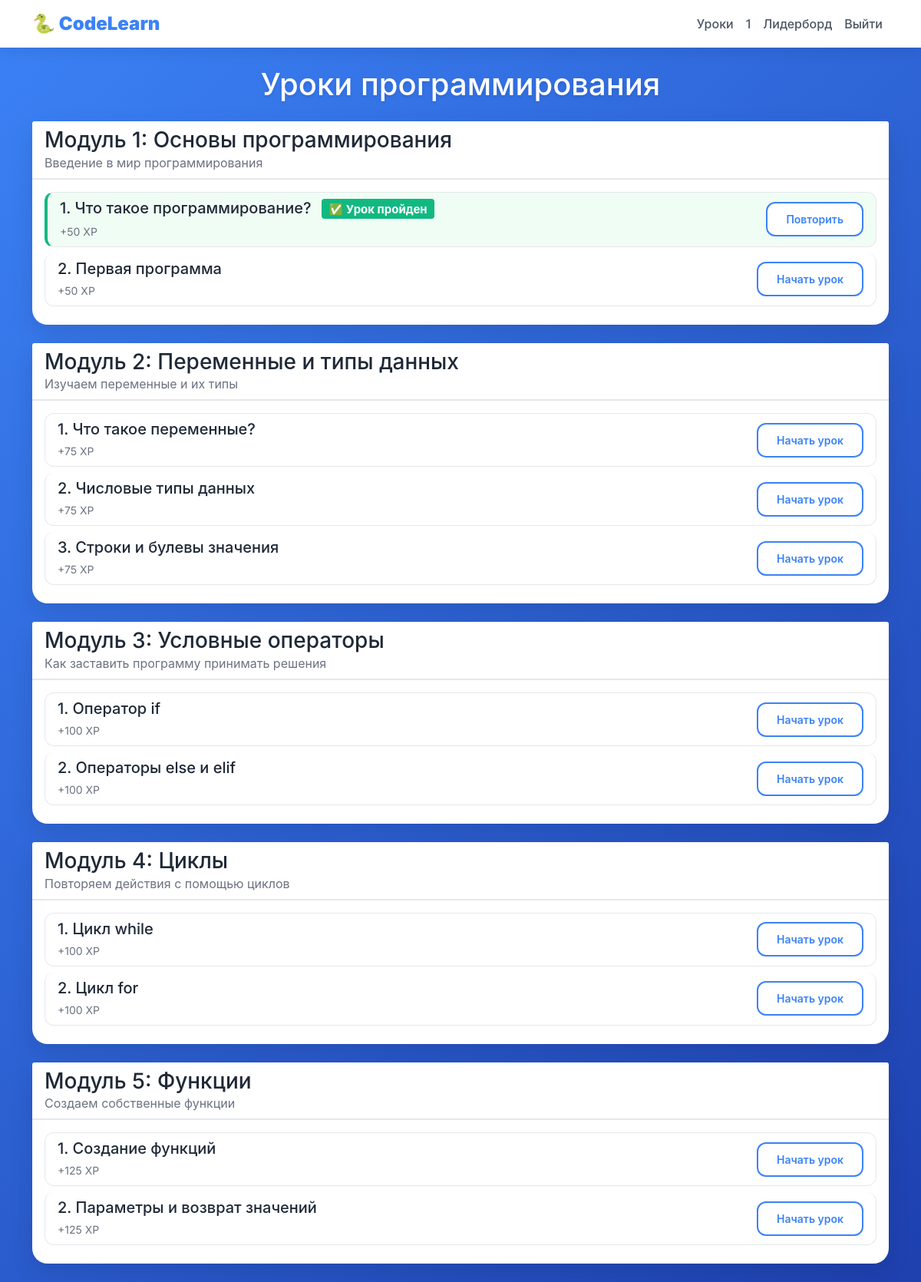
/lessons (signed in), run on the app's committed database.
### data/users.py (models this page shows, shortened)
class User(SqlAlchemyBase, UserMixin, SerializerMixin):
    __tablename__ = 'users'
    id = sqlalchemy.Column(sqlalchemy.Integer, primary_key=True, autoincrement=True)
    name = sqlalchemy.Column(sqlalchemy.String, nullable=True)
    about = sqlalchemy.Column(sqlalchemy.String, nullable=True)
    email = sqlalchemy.Column(sqlalchemy.String, index=True, unique=True, nullable=True)
    hashed_password = sqlalchemy.Column(sqlalchemy.String, nullable=True)
    age = sqlalchemy.Column(sqlalchemy.Integer, default=12)
    created_date = sqlalchemy.Column(sqlalchemy.DateTime, default=datetime.datetime.now)
    progress = orm.relationship('UserProgress', back_populates='user', uselist=False)
    achievements = orm.relationship('UserAchievement', back_populates='user')
    quiz_answers = orm.relationship('UserQuizAnswer', back_populates='user')
    task_solutions = orm.relationship('TaskSolution', back_populates='user')

### data/module.py (models this page shows)
class Module(SqlAlchemyBase, SerializerMixin):
    __tablename__ = 'modules'
    id = sqlalchemy.Column(sqlalchemy.Integer, primary_key=True, autoincrement=True)
    name = sqlalchemy.Column(sqlalchemy.String, nullable=False)
    description = sqlalchemy.Column(sqlalchemy.Text)
    order = sqlalchemy.Column(sqlalchemy.Integer, default=0)
    lessons = orm.relationship('Lesson', back_populates='module')

### data/lesson.py (models this page shows)
class Lesson(SqlAlchemyBase, SerializerMixin):
    __tablename__ = 'lessons'
    id = sqlalchemy.Column(sqlalchemy.Integer, primary_key=True, autoincrement=True)
    title = sqlalchemy.Column(sqlalchemy.String, nullable=False)
    content = sqlalchemy.Column(sqlalchemy.Text, nullable=False)
    order = sqlalchemy.Column(sqlalchemy.Integer, default=0)
    xp_reward = sqlalchemy.Column(sqlalchemy.Integer, default=50)
    created_date = sqlalchemy.Column(sqlalchemy.DateTime, default=datetime.datetime.now)
    module_id = sqlalchemy.Column(sqlalchemy.Integer, sqlalchemy.ForeignKey('modules.id'))
    module = orm.relationship('Module')
    quizzes = orm.relationship('Quiz', back_populates='lesson')
    tasks = orm.relationship('Task', back_populates='lesson')

### main.py (the view)
@app.route('/lessons')
@login_required
def lessons():
    db_sess = get_db()
    modules = db_sess.query(Module).order_by(Module.order).all()
    progress = db_sess.query(UserProgress).filter(UserProgress.user_id == current_user.id).first()
    completed_lessons = set(progress.completed_lessons.split(',')) if progress and progress.completed_lessons else set()
    return render_template("lessons.html", modules=modules, completed_lessons=completed_lessons)

### data/db_session.py (called while the page is built)
def create_session() -> Session:
    global __factory
    return __factory()

### main.py (called while the page is built)
@app.teardown_appcontext
def shutdown_session(exception=None):
    db_sess = getattr(g, '_db_session', None)
    if db_sess:
        db_sess.close()

def get_db():
    if not hasattr(g, '_db_session'):
        g._db_session = db_session.create_session()
    return g._db_session

@login_manager.user_loader
def load_user(user_id):
    db_sess = get_db()
    return db_sess.get(User, user_id)

### templates/lessons.html (shortened to what this page needs)
{% extends "base.html" %}
{% block content %}
<h1 class="text-center mb-4" style="color: white; text-shadow: 0 2px 4px rgba(0,0,0,0.1);">Уроки программирования</h1>
{% for module in modules %}
<div class="card mb-4">
    <div class="card-header" style="background: white; border-bottom: 2px solid #e5e7eb;">
        <h3 class="mb-0">Модуль {{ module.order }}: {{ module.name }}</h3>
        <p class="text-muted mb-0">{{ module.description }}</p>
    </div>
    <div class="card-body">
        <div class="list-group">
            {% for lesson in module.lessons %}
                <div class="list-group-item {% if lesson.id|string in completed_lessons %}lesson-completed{% endif %}">
                    <div class="d-flex justify-content-between align-items-center">
                        <div>
                            <h5 class="mb-1">
                                {{ lesson.order }}. {{ lesson.title }}
                                {% if lesson.id|string in completed_lessons %}
                                    <span class="badge bg-success ms-2">✅ Урок пройден</span>
                                {% endif %}
                            </h5>
                            <small class="text-muted">+{{ lesson.xp_reward }} XP</small>
                        </div>
                        <a href="/lesson/{{ lesson.id }}" class="btn btn-primary btn-sm">
                            {% if lesson.id|string in completed_lessons %}
                                Повторить
                            {% else %}
                                Начать урок
                            {% endif %}
                        </a>
                    </div>
                </div>
            {% endfor %}
        </div>
    </div>
</div>
{% endfor %}
{% endblock %}

### templates/base.html (shortened to what this page needs)
<!DOCTYPE html>
<html lang="ru">
<head>
    <link href="https://cdn.jsdelivr.net/npm/bootstrap@5.1.3/dist/css/bootstrap.min.css" rel="stylesheet">
</head>
<body>
    <div class="code-bg" id="codeBg"></div>
    <nav class="navbar navbar-expand-lg navbar-light">
        <div class="container">
            <a class="navbar-brand" href="/">
                <strong>🐍 CodeLearn</strong>
            </a>
            <div class="collapse navbar-collapse" id="navbarNav">
                <ul class="navbar-nav ms-auto">
                    {% if current_user.is_authenticated %}
                        <li class="nav-item">
                            <a class="nav-link" href="/lessons">Уроки</a>
                        </li>
                        <li class="nav-item">
                            <a class="nav-link" href="/profile">{{ current_user.name }}</a>
                        </li>
                        <li class="nav-item">
                            <a class="nav-link" href="/leaderboard">Лидерборд</a>
                        </li>
                        <li class="nav-item">
                            <a class="nav-link" href="/logout">Выйти</a>
                        </li>
                    {% endif %}
                </ul>
            </div>
        </div>
    </nav>
    <div class="container mt-4" style="position: relative; z-index: 10;">
        {% block content %}{% endblock %}
    </div>
</body>
</html>

### templates/base.html (style rules this page uses)
* { margin: 0; padding: 0; box-sizing: border-box; }
body { background: linear-gradient(135deg, #3b82f6 0%, #1e40af 100%); min-height: 100vh; font-family: 'Inter', -apple-system, BlinkMacSystemFont, sans-serif; position: relative; }
.code-bg { position: fixed; top: 0; left: 0; width: 100%; height: 100%; pointer-events: none; z-index: 0; overflow: hidden; font-family: 'Courier New', monospace; font-size: 14px; color: rgba(255, 255, 255, 0.2); }
.navbar { background: white !important; box-shadow: 0 4px 20px rgba(0,0,0,0.1); position: relative; z-index: 10; }
.navbar-brand { color: #3b82f6 !important; font-weight: bold; font-size: 1.5rem; }
.nav-link { color: #4b5563 !important; font-weight: 500; transition: color 0.3s ease; }
.card { background: white; border-radius: 20px; border: none; box-shadow: 0 10px 30px rgba(0,0,0,0.1); transition: transform 0.3s, box-shadow 0.3s; position: relative; z-index: 10; }
.btn-primary { background: white; border: 2px solid #3b82f6; color: #3b82f6; font-weight: 600; padding: 10px 24px; border-radius: 12px; transition: all 0.3s ease; }
.list-group-item { background: white; border: 1px solid #e5e7eb; border-radius: 12px !important; margin-bottom: 8px; transition: all 0.3s ease; }
.badge.bg-success { background: #10b981 !important; color: white; }
.text-muted { color: #6b7280 !important; }
.lesson-completed { background: #f0fdf4; border-left: 4px solid #10b981; }
h1, h2, h3, h4, h5 { color: #1f2937; }

### data on the page
User: name "1"
Module: order "1", name "Основы программирования", description "Введение в мир программирования"
Lesson: order "1", title "Что такое программирование?", shows "✅ Урок пройден", xp_reward "50", shows "Повторить"
Lesson: order "2", title "Первая программа", xp_reward "50", shows "Начать урок"
Module: order "2", name "Переменные и типы данных", description "Изучаем переменные и их типы"
Lesson: order "1", title "Что такое переменные?", xp_reward "75", shows "Начать урок"
Lesson: order "2", title "Числовые типы данных", xp_reward "75", shows "Начать урок"
Lesson: order "3", title "Строки и булевы значения", xp_reward "75", shows "Начать урок"
Module: order "3", name "Условные операторы", description "Как заставить программу принимать решения"
Lesson: order "1", title "Оператор if", xp_reward "100", shows "Начать урок"
Lesson: order "2", title "Операторы else и elif", xp_reward "100", shows "Начать урок"
Module: order "4", name "Циклы", description "Повторяем действия с помощью циклов"
Lesson: order "1", title "Цикл while", xp_reward "100", shows "Начать урок"
Lesson: order "2", title "Цикл for", xp_reward "100", shows "Начать урок"
Module: order "5", name "Функции", description "Создаем собственные функции"
Lesson: order "1", title "Создание функций", xp_reward "125", shows "Начать урок"
Lesson: order "2", title "Параметры и возврат значений", xp_reward "125", shows "Начать урок"
